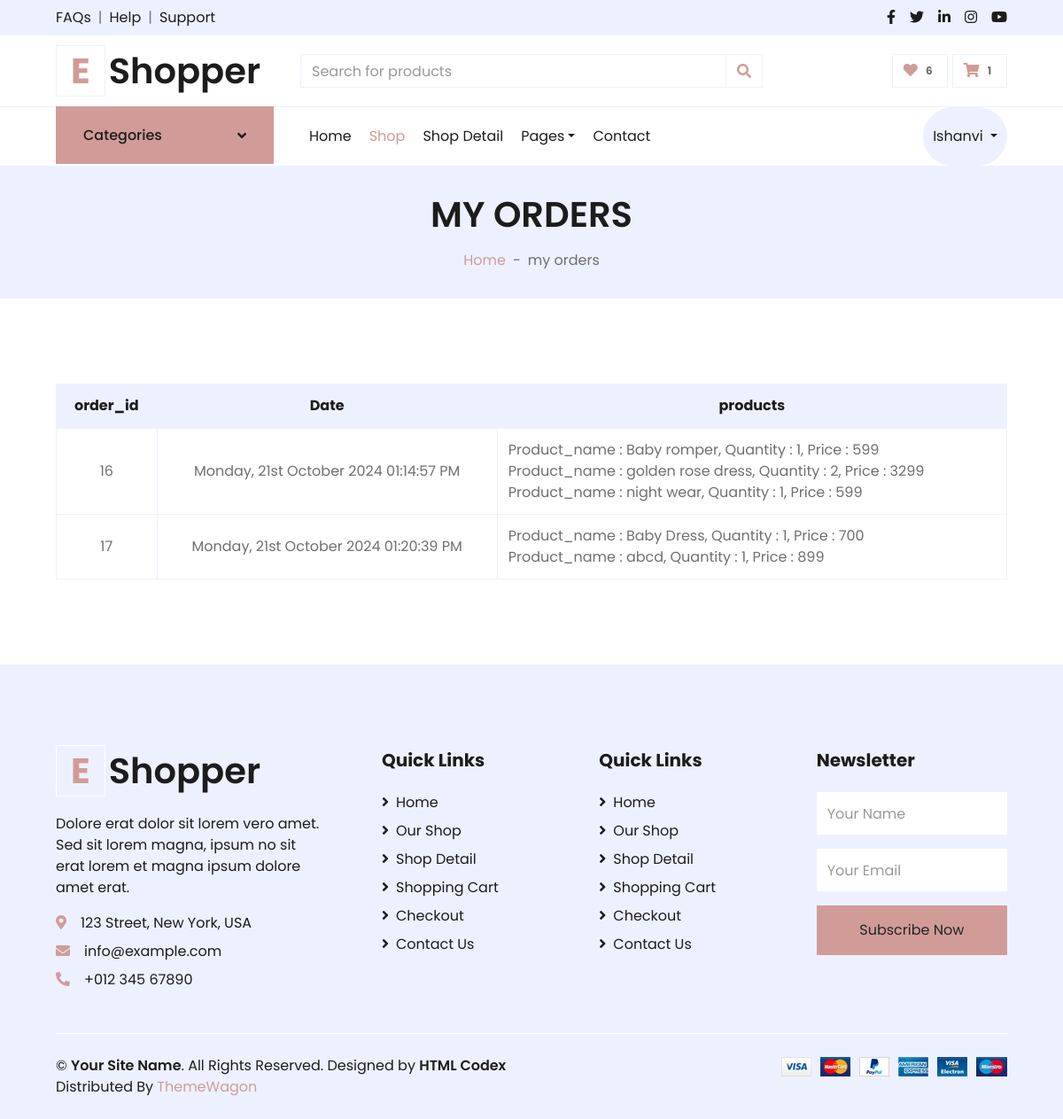
The app's page /front_end/orders.php (signed in) with its own data.
### tables this page shows
CREATE TABLE IF NOT EXISTS `orders` (
  `order_id` int NOT NULL AUTO_INCREMENT,
  `date` text NOT NULL,
  `user_id` int DEFAULT NULL,
  `first_name` varchar(60) NOT NULL,
  `last_name` varchar(60) NOT NULL,
  `email` varchar(60) NOT NULL,
  `mobile` varchar(15) NOT NULL,
  `add_1` text NOT NULL,
  `add_2` text NOT NULL,
  `country` varchar(60) NOT NULL,
  `city` varchar(60) NOT NULL,
  `state` varchar(60) NOT NULL,
  `zip` varchar(15) NOT NULL,
  `products` text NOT NULL,
  `subtotal` float NOT NULL,
  `shipping` float NOT NULL,
  `total` float NOT NULL,
  PRIMARY KEY (`order_id`)
) AUTO_INCREMENT=18;

### front_end/functions.php (called while the page is built, shortened)
<?php
include('db.php');
function getUserData()
{
    if (isset($_SESSION['userdata'])) {
        return $_SESSION['userdata'];
    } else {
        return false;
    }
}
function getOrderData()
{
    global $user , $con;
    $orderDataQuery = "SELECT * from orders WHERE user_id = {$user['user_id']}";
    $orderDataResult = mysqli_query($con,$orderDataQuery);
    return $orderDataResult;
}

### front_end/orders.php (the view)
<?php
include("header_new.php");
$user = getUserData();
$orderData = getOrderData();
?>
<div class="container-fluid bg-secondary mb-5">
    <div class="d-flex flex-column align-items-center justify-content-center" style="min-height: 150px">
        <h1 class="font-weight-semi-bold text-uppercase mb-3">My Orders</h1>
        <div class="d-inline-flex">
            <p class="m-0"><a href="">Home</a></p>
            <p class="m-0 px-2">-</p>
            <p class="m-0">my orders</p>
        </div>
    </div>
</div>
<div class="container-fluid pt-5">
    <div class="row px-xl-5">
        <div class="col-lg-12 table-responsive mb-5">
            <table class="table table-bordered text-center mb-0">
                <thead class="bg-secondary text-dark">
                    <tr>
                        <th>order_id</th>
                        <th>Date</th>
                        <th>products</th>
                    </tr>
                </thead>
                <tbody class="">
                    <?php
                    foreach ($orderData as $order) {
                        $products = json_decode($order['products'], true);
                    ?>
                        <tr>
                            <td class="align-middle"><?php echo $order['order_id'] ?></td>
                            <td class="align-middle"><?php echo $order['date'] ?></td>
                            <td class="text-left">
                                <?php
                                if (is_array($products)) {
                                    foreach ($products as $product) {
                                        echo  " Product_name : ". $product['product_name'] .", Quantity : " . $product['quantity'] .", Price : " .$product['price'] ." <br> ";
                                    }
                                } else {
                                    echo "Failed to decode products data.";
                                }
                                ?>
                            </td>
                            </tr>
                        <?php
                    }
                        ?>
                </tbody>
            </table>
        </div>
    </div>
</div>
<?php
include("footer.php");
?>

### records on screen
orders: order_id "16", date "Monday, 21st October 2024 01:14:57 PM", product_name "Baby romper", quantity "1", price "599", product_name "golden rose dress", quantity "2", price "3299", product_name "night wear"
orders: order_id "17", date "Monday, 21st October 2024 01:20:39 PM", product_name "Baby Dress", quantity "1", price "700", product_name "abcd", price "899"

### other values on screen
$wishCount "6"
$cartCount "1"
$user['name'] "Ishanvi"
